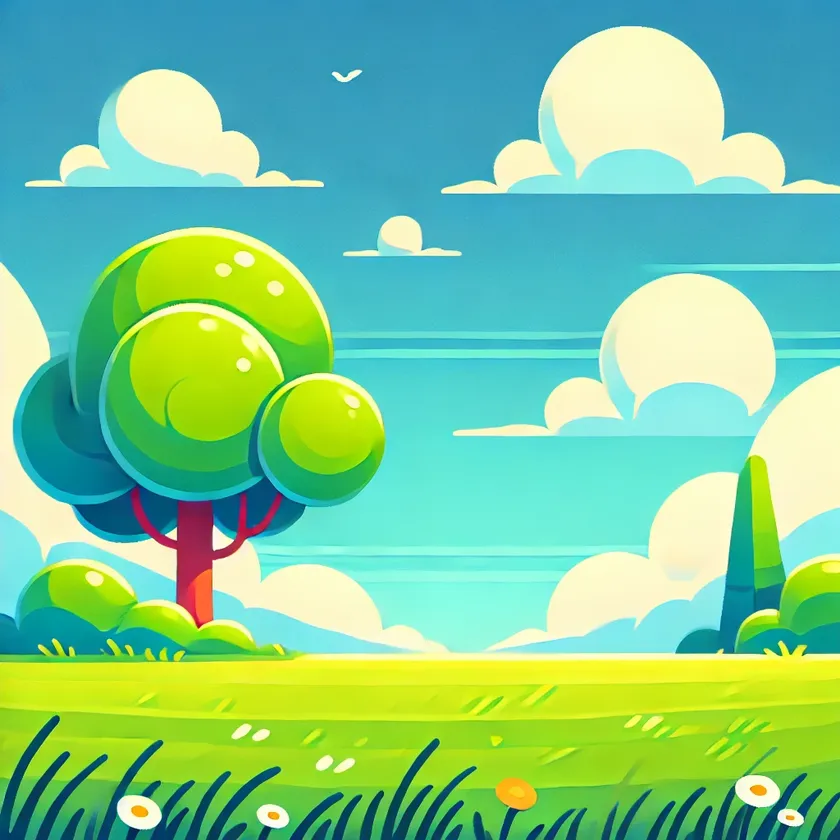
#> input picture vanacum.webp, 840 x 840 px, shrunk from 1024 x 1024 before the run
$ jupyter execute --allow-errors ISP-3.ipynb
#> lines starting #> are read from the running program, lines starting #| are printed output that depends on the picture
[cell 1]
import cv2
import numpy as np
import matplotlib.pyplot as plt
img=cv2.imread('vanacum.webp')
#> img is the input picture: shape (840, 840, 3); mean B, G, R 149.1, 202, 124.6
r,g,b=cv2.split(img)
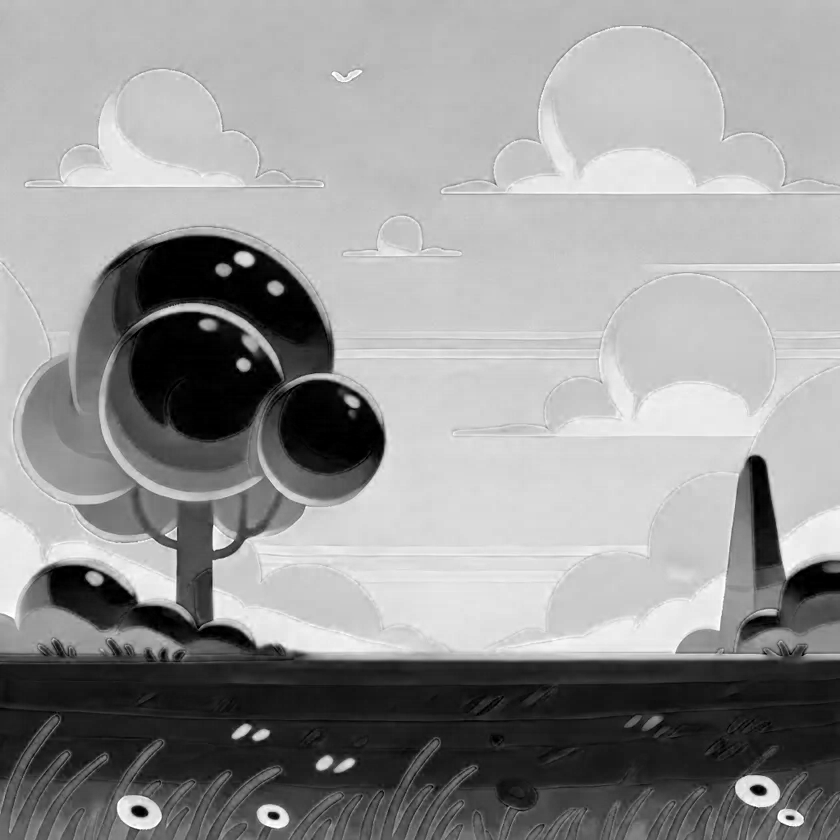
#> r: shape (840, 840); min 0, max 255, mean 149.1
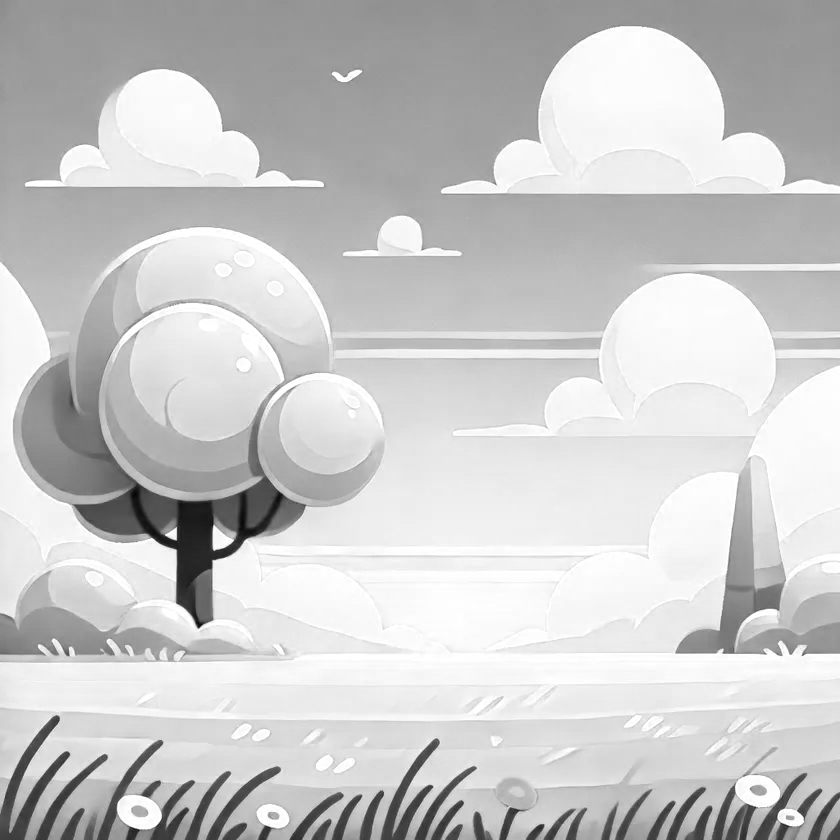
#> g: shape (840, 840); min 6, max 255, mean 202
hist_r=cv2.equalizeHist(r)
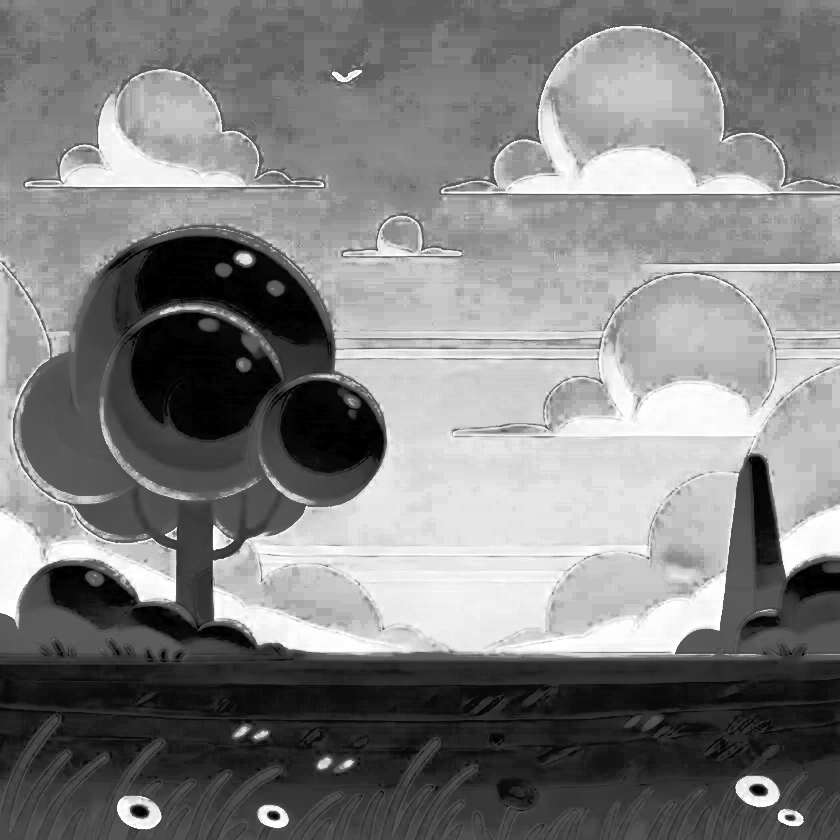
#> hist_r: shape (840, 840); min 0, max 255, mean 127.3
hist_g=cv2.equalizeHist(g)
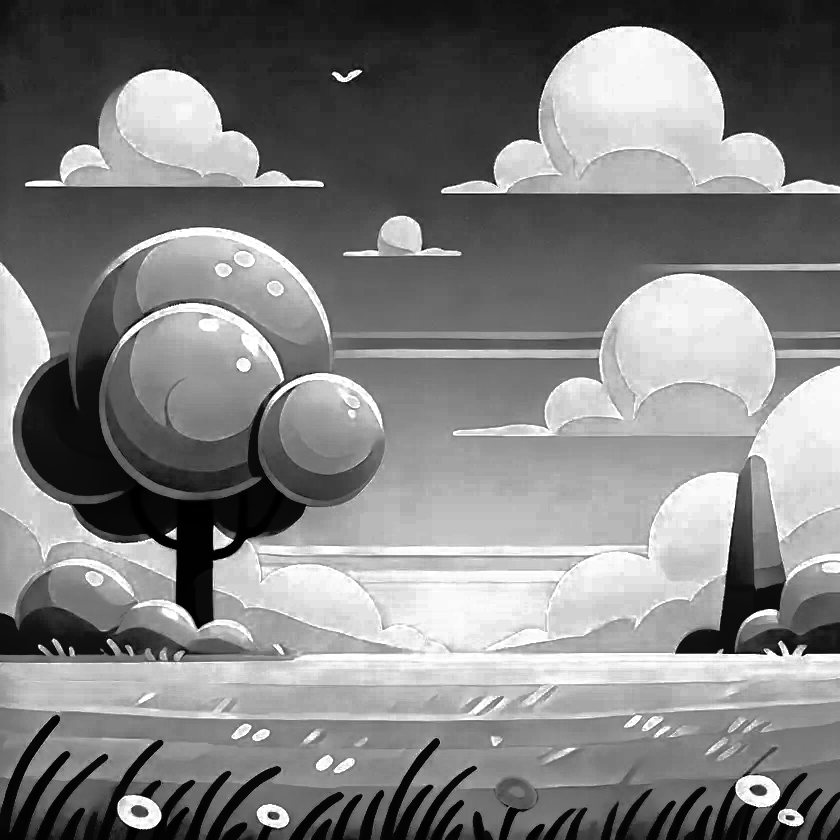
#> hist_g: shape (840, 840); min 0, max 255, mean 128.9
hist_b=cv2.equalizeHist(b)
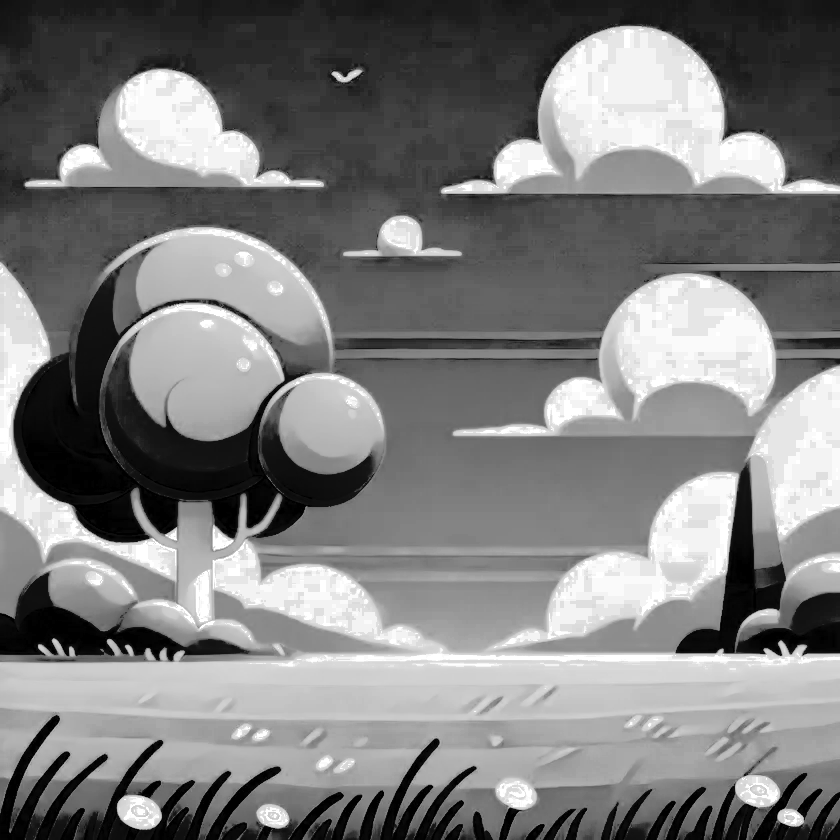
#> hist_b: shape (840, 840); min 0, max 255, mean 126.7
#gray_img=cv2.cvtColor(img,cv2.COLOR_BGR2GRAY)
#hist=cv2.equalizeHist(gray_img)
hist_equalize=cv2.merge((hist_r,hist_g,hist_b))
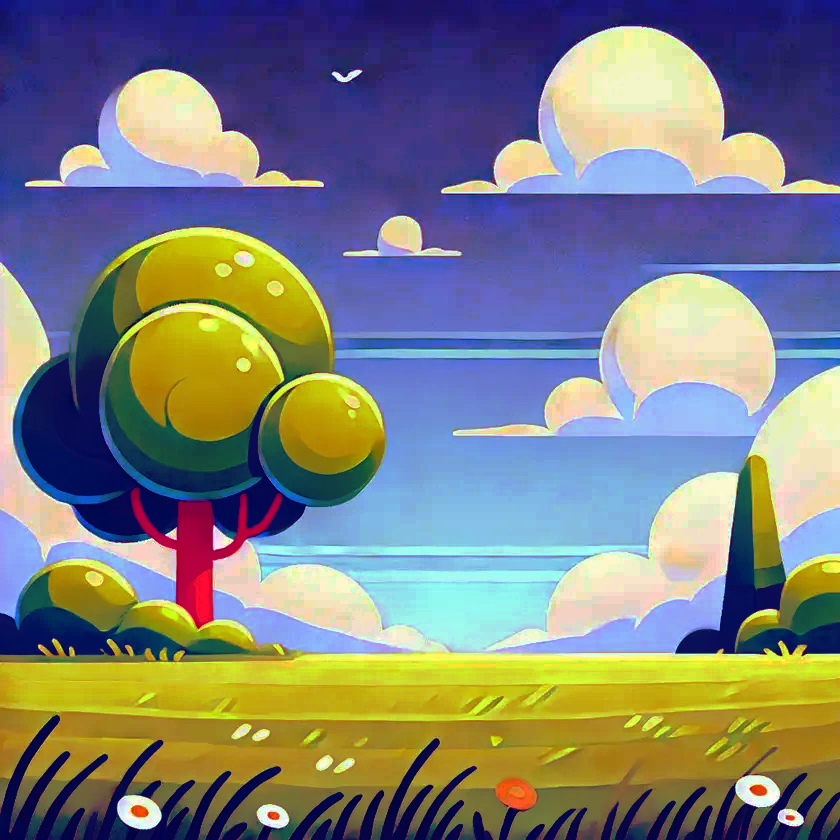
#> hist_equalize: shape (840, 840, 3); mean B, G, R 127.3, 128.9, 126.7
#> (the rest of this cell did not finish here and is left out)
